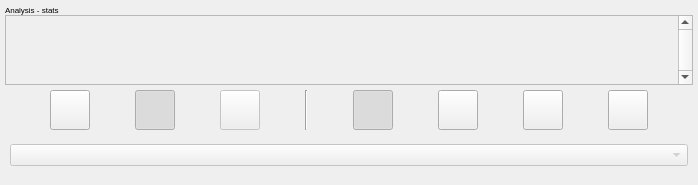
      <widget class="QWidget" name="pageAnalysis">
       <layout class="QVBoxLayout" name="verticalLayout_5">
        <property name="spacing">
         <number>0</number>
        </property>
        <property name="margin">
         <number>5</number>
        </property>
        <item>
         <widget class="QLabel" name="labelAnalysis">
          <property name="font">
           <font>
            <pointsize>6</pointsize>
           </font>
          </property>
          <property name="locale">
           <locale language="English" country="UnitedStates"/>
          </property>
          <property name="text">
           <string>Analysis - stats</string>
          </property>
          <property name="margin">
           <number>2</number>
          </property>
         </widget>
        </item>
        <item>
         <widget class="QScrollArea" name="scrollAreaAnalysis">
          <property name="sizePolicy">
           <sizepolicy hsizetype="Expanding" vsizetype="Expanding">
            <horstretch>0</horstretch>
            <verstretch>0</verstretch>
           </sizepolicy>
          </property>
          <property name="verticalScrollBarPolicy">
           <enum>Qt::ScrollBarAlwaysOn</enum>
          </property>
          <property name="horizontalScrollBarPolicy">
           <enum>Qt::ScrollBarAlwaysOff</enum>
          </property>
          <property name="widgetResizable">
           <bool>true</bool>
          </property>
          <widget class="QWidget" name="scrollAreaWidgetContentsAnalysis">
           <property name="geometry">
            <rect>
             <x>0</x>
             <y>0</y>
             <width>352</width>
             <height>417</height>
            </rect>
           </property>
           <layout class="QVBoxLayout" name="verticalLayoutContentsAnalysis">
            <property name="spacing">
             <number>5</number>
            </property>
            <property name="margin">
             <number>0</number>
            </property>
           </layout>
          </widget>
         </widget>
        </item>
        <item>
         <widget class="QWidget" name="widgetAnalysisFilter" native="true">
          <layout class="QVBoxLayout" name="verticalLayout_11">
           <property name="spacing">
            <number>5</number>
           </property>
           <property name="margin">
            <number>5</number>
           </property>
           <item>
            <widget class="QWidget" name="widget_8" native="true">
             <property name="minimumSize">
              <size>
               <width>0</width>
               <height>40</height>
              </size>
             </property>
             <property name="maximumSize">
              <size>
               <width>16777215</width>
               <height>40</height>
              </size>
             </property>
             <layout class="QHBoxLayout" name="horizontalLayout_9">
              <property name="spacing">
               <number>5</number>
              </property>
              <property name="margin">
               <number>0</number>
              </property>
              <item>
               <spacer name="horizontalSpacer_11">
                <property name="orientation">
                 <enum>Qt::Horizontal</enum>
                </property>
                <property name="sizeHint" stdset="0">
                 <size>
                  <width>40</width>
                  <height>20</height>
                 </size>
                </property>
               </spacer>
              </item>
              <item>
               <widget class="QPushButton" name="pushButtonAnalysisFilterPie">
                <property name="minimumSize">
                 <size>
                  <width>40</width>
                  <height>40</height>
                 </size>
                </property>
                <property name="maximumSize">
                 <size>
                  <width>40</width>
                  <height>40</height>
                 </size>
                </property>
                <property name="styleSheet">
                 <string notr="true">border-image: url(:/images/button_bg);</string>
                </property>
                <property name="text">
                 <string/>
                </property>
                <property name="icon">
                 <iconset resource="images.qrc">
                  <normaloff>:/images/stats_pie_off</normaloff>
                  <normalon>:/images/stats_pie_on</normalon>:/images/stats_pie_off</iconset>
                </property>
                <property name="iconSize">
                 <size>
                  <width>40</width>
                  <height>40</height>
                 </size>
                </property>
                <property name="checkable">
                 <bool>true</bool>
                </property>
                <property name="checked">
                 <bool>false</bool>
                </property>
               </widget>
              </item>
              <item>
               <spacer name="horizontalSpacer_12">
                <property name="orientation">
                 <enum>Qt::Horizontal</enum>
                </property>
                <property name="sizeHint" stdset="0">
                 <size>
                  <width>40</width>
                  <height>20</height>
                 </size>
                </property>
               </spacer>
              </item>
              <item>
               <widget class="QPushButton" name="pushButtonAnalysisFilterHistogramm">
                <property name="minimumSize">
                 <size>
                  <width>40</width>
                  <height>40</height>
                 </size>
                </property>
                <property name="maximumSize">
                 <size>
                  <width>40</width>
                  <height>40</height>
                 </size>
                </property>
                <property name="styleSheet">
                 <string notr="true">border-image: url(:/images/button_bg);</string>
                </property>
                <property name="text">
                 <string/>
                </property>
                <property name="icon">
                 <iconset resource="images.qrc">
                  <normaloff>:/images/stats_histogramm_off</normaloff>
                  <normalon>:/images/stats_histogramm_on</normalon>:/images/stats_histogramm_off</iconset>
                </property>
                <property name="iconSize">
                 <size>
                  <width>40</width>
                  <height>40</height>
                 </size>
                </property>
                <property name="checkable">
                 <bool>true</bool>
                </property>
                <property name="checked">
                 <bool>true</bool>
                </property>
               </widget>
              </item>
              <item>
               <spacer name="horizontalSpacer_13">
                <property name="orientation">
                 <enum>Qt::Horizontal</enum>
                </property>
                <property name="sizeHint" stdset="0">
                 <size>
                  <width>40</width>
                  <height>20</height>
                 </size>
                </property>
               </spacer>
              </item>
              <item>
               <widget class="QPushButton" name="pushButtonAnalysisFilterGraphic">
                <property name="enabled">
                 <bool>false</bool>
                </property>
                <property name="minimumSize">
                 <size>
                  <width>40</width>
                  <height>40</height>
                 </size>
                </property>
                <property name="maximumSize">
                 <size>
                  <width>40</width>
                  <height>40</height>
                 </size>
                </property>
                <property name="styleSheet">
                 <string notr="true">border-image: url(:/images/button_bg);</string>
                </property>
                <property name="text">
                 <string/>
                </property>
                <property name="icon">
                 <iconset resource="images.qrc">
                  <normaloff>:/images/stats_graphic_off</normaloff>
                  <normalon>:/images/stats_graphic_on</normalon>:/images/stats_graphic_off</iconset>
                </property>
                <property name="iconSize">
                 <size>
                  <width>40</width>
                  <height>40</height>
                 </size>
                </property>
                <property name="checkable">
                 <bool>true</bool>
                </property>
                <property name="checked">
                 <bool>false</bool>
                </property>
               </widget>
              </item>
              <item>
               <spacer name="horizontalSpacer_14">
                <property name="orientation">
                 <enum>Qt::Horizontal</enum>
                </property>
                <property name="sizeHint" stdset="0">
                 <size>
                  <width>40</width>
                  <height>20</height>
                 </size>
                </property>
               </spacer>
              </item>
              <item>
               <widget class="Line" name="line_3">
                <property name="orientation">
                 <enum>Qt::Vertical</enum>
                </property>
               </widget>
              </item>
              <item>
               <spacer name="horizontalSpacer_15">
                <property name="orientation">
                 <enum>Qt::Horizontal</enum>
                </property>
                <property name="sizeHint" stdset="0">
                 <size>
                  <width>40</width>
                  <height>20</height>
                 </size>
                </property>
               </spacer>
              </item>
              <item>
               <widget class="QPushButton" name="pushButtonAnalysisUpdateToday">
                <property name="minimumSize">
                 <size>
                  <width>40</width>
                  <height>40</height>
                 </size>
                </property>
                <property name="maximumSize">
                 <size>
                  <width>40</width>
                  <height>40</height>
                 </size>
                </property>
                <property name="styleSheet">
                 <string notr="true">border-image: url(:/images/button_bg);</string>
                </property>
                <property name="text">
                 <string/>
                </property>
                <property name="icon">
                 <iconset resource="images.qrc">
                  <normaloff>:/images/1_off</normaloff>
                  <normalon>:/images/1_on</normalon>:/images/1_off</iconset>
                </property>
                <property name="iconSize">
                 <size>
                  <width>40</width>
                  <height>40</height>
                 </size>
                </property>
                <property name="checkable">
                 <bool>true</bool>
                </property>
                <property name="checked">
                 <bool>true</bool>
                </property>
               </widget>
              </item>
              <item>
               <spacer name="horizontalSpacer_16">
                <property name="orientation">
                 <enum>Qt::Horizontal</enum>
                </property>
                <property name="sizeHint" stdset="0">
                 <size>
                  <width>40</width>
                  <height>20</height>
                 </size>
                </property>
               </spacer>
              </item>
              <item>
               <widget class="QPushButton" name="pushButtonAnalysisUpdateLastThreeDays">
                <property name="minimumSize">
                 <size>
                  <width>40</width>
                  <height>40</height>
                 </size>
                </property>
                <property name="maximumSize">
                 <size>
                  <width>40</width>
                  <height>40</height>
                 </size>
                </property>
                <property name="styleSheet">
                 <string notr="true">border-image: url(:/images/button_bg);</string>
                </property>
                <property name="text">
                 <string/>
                </property>
                <property name="icon">
                 <iconset resource="images.qrc">
                  <normaloff>:/images/3_off</normaloff>
                  <normalon>:/images/3_on</normalon>:/images/3_off</iconset>
                </property>
                <property name="iconSize">
                 <size>
                  <width>40</width>
                  <height>40</height>
                 </size>
                </property>
                <property name="checkable">
                 <bool>true</bool>
                </property>
               </widget>
              </item>
              <item>
               <spacer name="horizontalSpacer_17">
                <property name="orientation">
                 <enum>Qt::Horizontal</enum>
                </property>
                <property name="sizeHint" stdset="0">
                 <size>
                  <width>40</width>
                  <height>20</height>
                 </size>
                </property>
               </spacer>
              </item>
              <item>
               <widget class="QPushButton" name="pushButtonAnalysisUpdateLastSevenDays">
                <property name="minimumSize">
                 <size>
                  <width>40</width>
                  <height>40</height>
                 </size>
                </property>
                <property name="maximumSize">
                 <size>
                  <width>40</width>
                  <height>40</height>
                 </size>
                </property>
                <property name="styleSheet">
                 <string notr="true">border-image: url(:/images/button_bg);</string>
                </property>
                <property name="text">
                 <string/>
                </property>
                <property name="icon">
                 <iconset resource="images.qrc">
                  <normaloff>:/images/7_off</normaloff>
                  <normalon>:/images/7_on</normalon>:/images/7_off</iconset>
                </property>
                <property name="iconSize">
                 <size>
                  <width>40</width>
                  <height>40</height>
                 </size>
                </property>
                <property name="checkable">
                 <bool>true</bool>
                </property>
               </widget>
              </item>
              <item>
               <spacer name="horizontalSpacer_18">
                <property name="orientation">
                 <enum>Qt::Horizontal</enum>
                </property>
                <property name="sizeHint" stdset="0">
                 <size>
                  <width>40</width>
                  <height>20</height>
                 </size>
                </property>
               </spacer>
              </item>
              <item>
               <widget class="QPushButton" name="pushButtonAnalysisUpdateMonthDays">
                <property name="enabled">
                 <bool>true</bool>
                </property>
                <property name="minimumSize">
                 <size>
                  <width>40</width>
                  <height>40</height>
                 </size>
                </property>
                <property name="maximumSize">
                 <size>
                  <width>40</width>
                  <height>40</height>
                 </size>
                </property>
                <property name="styleSheet">
                 <string notr="true">border-image: url(:/images/button_bg);</string>
                </property>
                <property name="text">
                 <string/>
                </property>
                <property name="icon">
                 <iconset resource="images.qrc">
                  <normaloff>:/images/calendar_off</normaloff>
                  <normalon>:/images/calendar_on</normalon>:/images/calendar_off</iconset>
                </property>
                <property name="iconSize">
                 <size>
                  <width>40</width>
                  <height>40</height>
                 </size>
                </property>
                <property name="checkable">
                 <bool>true</bool>
                </property>
               </widget>
              </item>
              <item>
               <spacer name="horizontalSpacer_19">
                <property name="orientation">
                 <enum>Qt::Horizontal</enum>
                </property>
                <property name="sizeHint" stdset="0">
                 <size>
                  <width>40</width>
                  <height>20</height>
                 </size>
                </property>
               </spacer>
              </item>
             </layout>
            </widget>
           </item>
           <item>
            <widget class="QWidget" name="widget_9" native="true">
             <property name="minimumSize">
              <size>
               <width>0</width>
               <height>40</height>
              </size>
             </property>
             <property name="maximumSize">
              <size>
               <width>16777215</width>
               <height>40</height>
              </size>
             </property>
             <layout class="QHBoxLayout" name="horizontalLayout_3">
              <property name="spacing">
               <number>5</number>
              </property>
              <property name="margin">
               <number>0</number>
              </property>
              <item>
               <widget class="QComboBox" name="comboBoxAnalysisFilterContacts">
                <property name="enabled">
                 <bool>false</bool>
                </property>
                <property name="minimumSize">
                 <size>
                  <width>0</width>
                  <height>0</height>
                 </size>
                </property>
                <property name="maximumSize">
                 <size>
                  <width>16777215</width>
                  <height>16777215</height>
                 </size>
                </property>
               </widget>
              </item>
             </layout>
            </widget>
           </item>
          </layout>
         </widget>
        </item>
       </layout>
      </widget>
